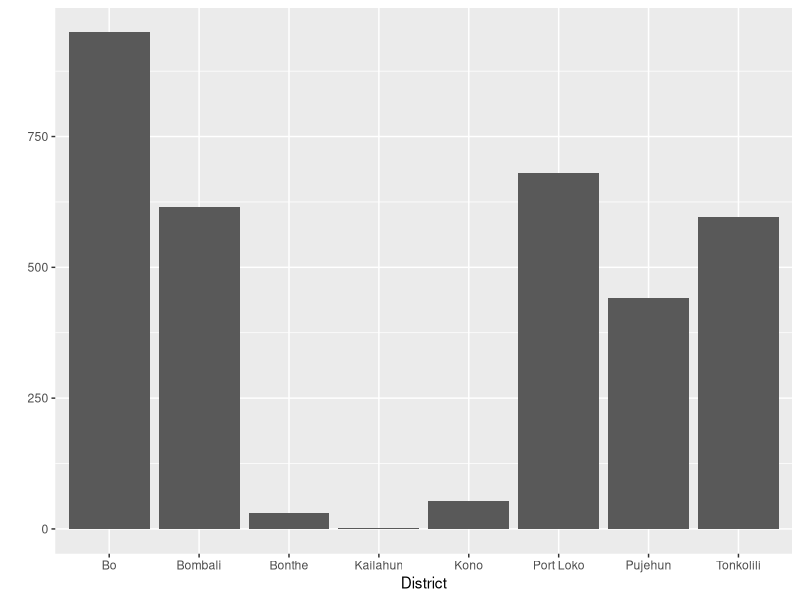
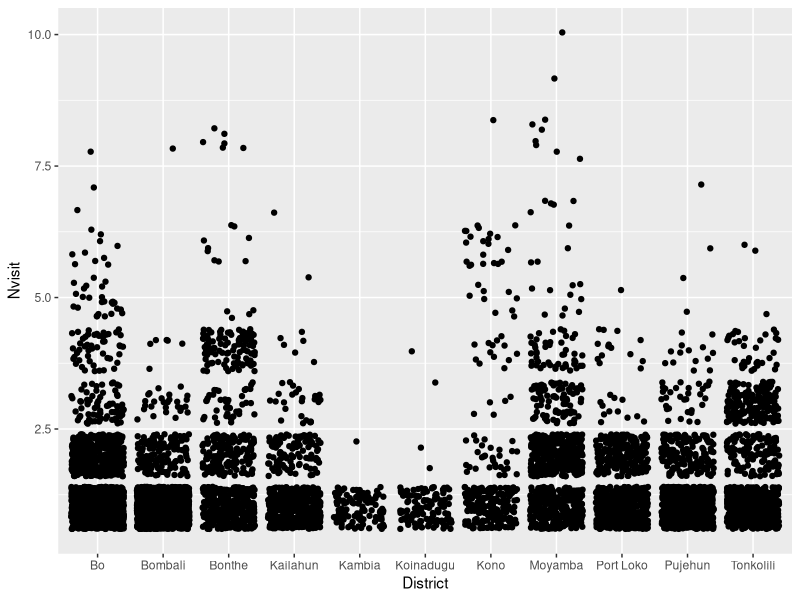
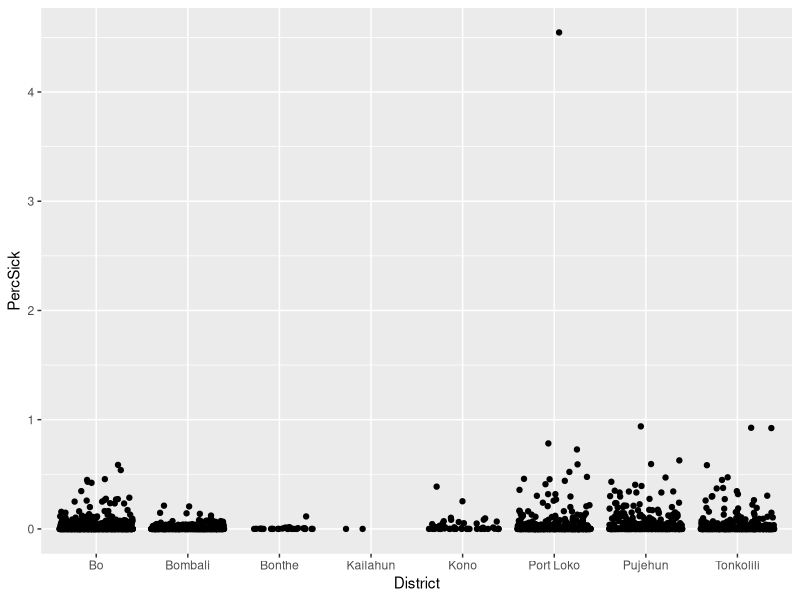
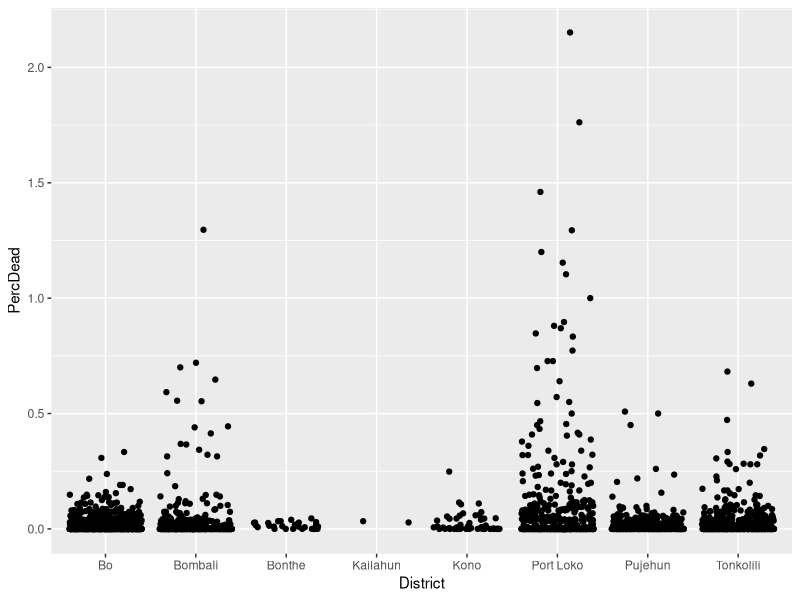
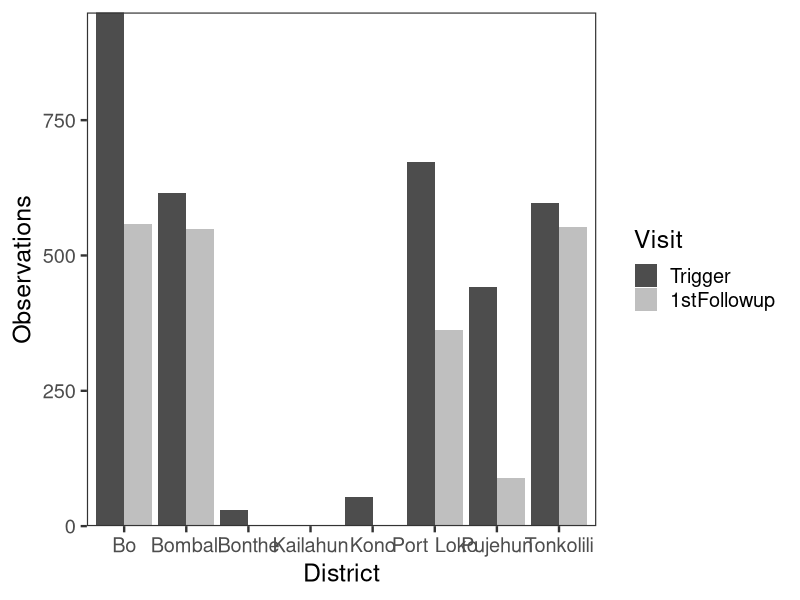
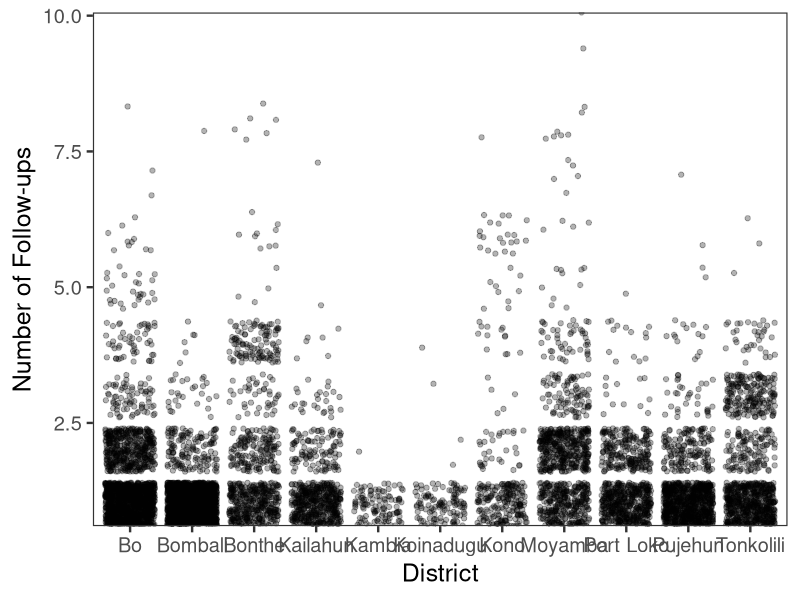
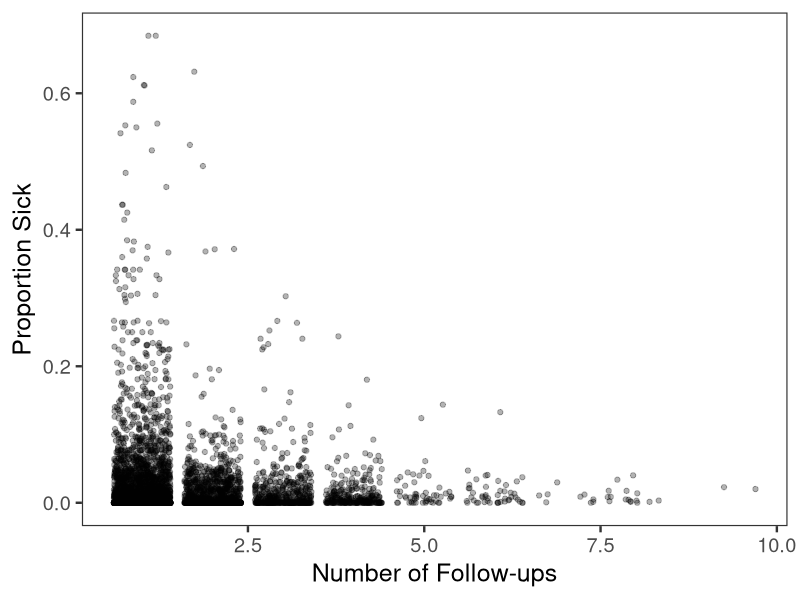
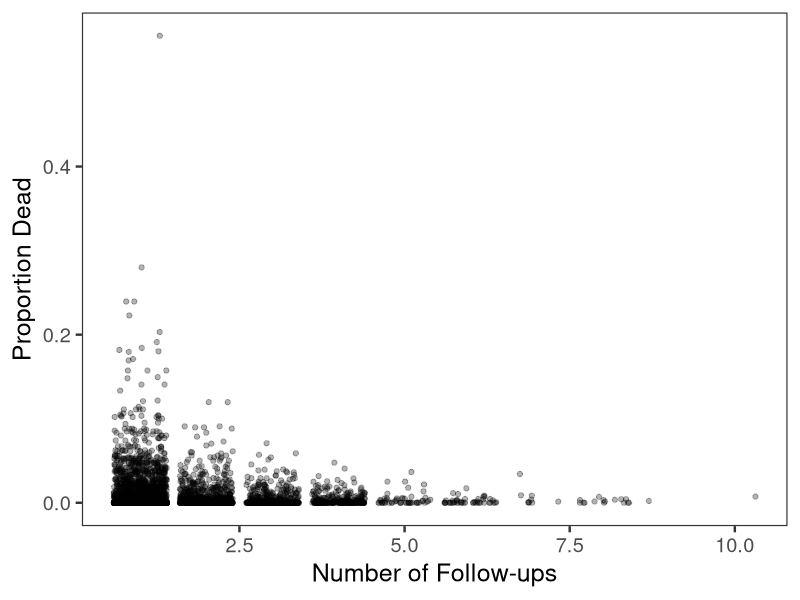

Recreate these plots in R, in order.
############################################################################
# Back-pocket statistics for numerical Ebola data                          #
# E.M. Beasley      Data Lab Challenge #2     Spring 2020                  #
############################################################################

# Load req'd packages --------------------------------
library(plyr)
library(tidyverse)

setwd("c:/users/beasley/documents/datalab2")

# Load data -----------------------------------------
inits <- read.table("smac/triggernaclean.csv", sep = ",", header = T, 
                    stringsAsFactors = F)

followup <- read.table("smac/followupclean.csv", sep = ",", header = T, 
                       stringsAsFactors = F)

# Select columns with disease data; data cleaning --------------------------------
inits %>%
  select(Trig_date, District, Chiefdom, Name_of_community, Male_child:Total_female,
         ss_mc:cb_fa) %>%
  mutate(Total_all = Total_male+Total_female) %>%
  mutate(Sick_all = ss_mc+ss_fc+ss_ma+ss_fa) %>%
  mutate(Deaths_all = d_mc+d_fc+d_ma+d_fa) %>%
  select(Trig_date, District, Chiefdom, Name_of_community, Total_all, Sick_all,
         Deaths_all) %>%
  group_by(District, Chiefdom, Name_of_community) %>%
  summarise(Population = sum(Total_all), Sick = sum(Sick_all), 
            Deaths = sum(Deaths_all)) %>%
  na.omit() %>%
  mutate(PercSick = Sick/Population, PercDead = Deaths/Population) %>%
  add_column(Visit = "Trigger") %>%
  {. ->> smol.inits}

followup %>%
  select(Date_of_visit, District, Name_of_community, Chiefdom, 
         Male_Child:Total_female, ss_mc:cb_fa) %>%
  mutate(Total_all = Total_male+Total_female) %>%
  mutate(Sick_all = ss_mc+ss_fc+ss_ma+ss_fa) %>%
  mutate(Deaths_all = d_mc+d_fc+d_ma+d_fa) %>%
  select(Date_of_visit, District, Chiefdom, Name_of_community, Total_all, Sick_all,
         Deaths_all) %>%
  group_by(District, Chiefdom, Name_of_community) %>%
  mutate(Date_of_visit = as.Date(Date_of_visit, '%Y-%m-%d')) %>%
  distinct(District, Chiefdom, Name_of_community, .keep_all = T) %>%
  summarise(Population = sum(Total_all), Sick = sum(Sick_all), 
            Deaths = sum(Deaths_all))%>%
  na.omit() %>%
  mutate(PercSick = Sick/Population, PercDead = Deaths/Population) %>%
  add_column(Visit = "1stFollowup") %>%
  {. ->> smol.followup}

# Get number of follow up visits per community
followup %>%
  select(Date_of_visit, District, Chiefdom, Name_of_community, 
         Male_Child:Total_female,ss_mc:cb_fa) %>%
  mutate(Total_all = Total_male+Total_female) %>%
  mutate(Sick_all = ss_mc+ss_fc+ss_ma+ss_fa) %>%
  mutate(Deaths_all = d_mc+d_fc+d_ma+d_fa) %>%
  group_by(District, Chiefdom, Name_of_community) %>%
  summarise(Nvisit = n(), mean.sick = mean(Sick_all/Total_all), 
            mean.dead = mean(Deaths_all/Total_all)) %>%
  {. ->> followup.counts}

# Remove followup data that doesn't exist in the inits
smol.followup <- match_df(smol.followup, smol.inits, on = c('District', 'Chiefdom',
                                                            'Name_of_community'))

# Combine dataframes
smol <- rbind(smol.inits, smol.followup)

# Factor visit column for neater plots
smol$Visit <- factor(smol$Visit, levels = c("Trigger", "1stFollowup"))

smol <- smol[-which(smol$PercSick > 1),]
smol <- smol[-which(smol$PercDead > 1),]

# Make a few quick plots --------------------------------------------
qplot(data = smol.inits, x = District, geom = "bar")
# Sampling effort varies a lot

qplot(data = followup.counts, x = District, y = Nvisit, geom = "jitter")

qplot(data = smol.inits, x = District, y = PercSick, geom = "jitter")

qplot(data = smol.inits, x = District, y = PercDead, geom = "jitter")

# Clean up interesting plots -------------------------------

# Variation in sample size
ggplot(data = smol, aes(x = District, fill = Visit))+
  geom_bar(position = position_dodge(preserve = "single"))+
  scale_fill_manual(values = c("grey30", "gray75"))+
  scale_y_continuous(expand = c(0,0))+
  labs(y = "Observations")+
  theme_bw(base_size = 18)+
  theme(panel.grid = element_blank())

ggsave("obsbydist.jpeg", width = 10, height = 5, units = "in")

# Variation in number of visits
ggplot(data = followup.counts, aes(x = District, y = Nvisit))+
  geom_jitter(alpha = 0.3)+
  scale_y_continuous(expand = c(0,0))+
  labs(y = "Number of Follow-ups")+
  theme_bw(base_size = 18)+
  theme(panel.grid = element_blank())

ggsave("nfollowup.jpeg", width = 11, height = 5, units = "in")

# Does number of follow-ups correlate with sicknesses or deaths?
ggplot(data = followup.counts, aes(x = Nvisit, y = mean.sick))+
  geom_jitter(alpha = 0.3)+
  labs(y = "Proportion Sick", x = "Number of Follow-ups")+
  theme_bw(base_size = 18)+
  theme(panel.grid = element_blank())

ggsave("followupsickness.jpeg", width = 7, height = 5, units = "in")

ggplot(data = followup.counts, aes(x = Nvisit, y = mean.dead))+
  geom_jitter(alpha = 0.3)+
  labs(y = "Proportion Dead", x = "Number of Follow-ups")+
  theme_bw(base_size = 18)+
  theme(panel.grid = element_blank())

ggsave("followupdead.jpeg", width = 7, height = 5, units = "in")

# Population data
ggplot(data = smol, aes(x = District, y = Population, fill = Visit))+
  geom_boxplot(position = position_dodge(preserve = 'single'))+
  scale_fill_manual(values = c("grey30", "white"))+
  scale_y_continuous(expand = c(0,0))+
  labs(y = "Population")+
  theme_bw(base_size = 18)+
  theme(panel.grid = element_blank())

ggsave("popbydist.jpeg", width = 10, height = 5, units = "in")

# Proportion sick
ggplot(data = smol, aes(x = District, y = PercSick, color = Visit))+
  geom_jitter()+
  scale_color_manual(values = c("grey30", "gray70"))+
  scale_y_continuous(expand = c(0,0))+
  labs(y = "Proportion Sick")+
  theme_bw(base_size = 18)+
  theme(panel.grid = element_blank())

ggsave("propsick.jpeg", width = 10, height = 5, units = "in")


# Proportion dead
ggplot(data = smol, aes(x = District, y = PercDead, color = Visit))+
  geom_jitter()+
  scale_color_manual(values = c("grey30", "gray70"))+
  scale_y_continuous(expand = c(0,0))+
  labs(y = "Proportion Dead")+
  theme_bw(base_size = 18)+
  theme(panel.grid = element_blank())

ggsave("propdead.jpeg", width = 10, height = 5, units = "in")

